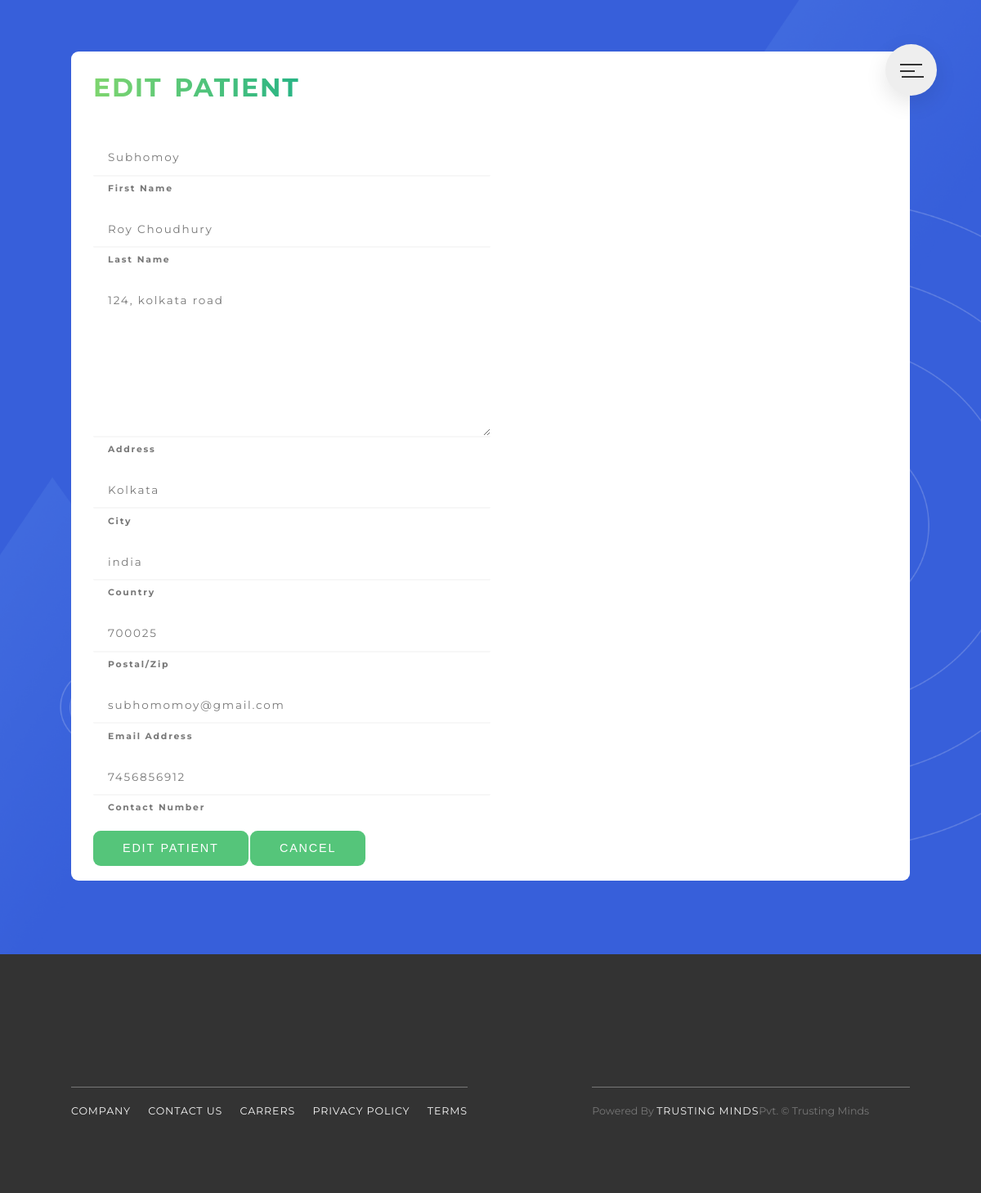
The page /patientupdate/20 (signed in) on the database its author committed.
### patient/models.py (models this page shows, shortened)
class Patient(models.Model):
    first_name = models.CharField(max_length=55, blank=False, null=False)
    last_name = models.CharField(max_length=55, blank=False, null=False)
    email = models.EmailField(max_length=255, blank=False, null=False, unique=True)
    address = models.TextField(max_length=255, blank=True, null=True)
    postal_zip = models.IntegerField(max_length=255, blank=True, null=True)
    city = models.CharField(max_length=255, blank=True, null=True)
    country = models.CharField(max_length=255, blank=True, null=True)
    phone_number = models.IntegerField(max_length=17, blank=True, null=True) # mobile
    alternate_number = models.IntegerField(max_length=17, blank=True, null=True) # alternate

### patient/views.py (the view, shortened to what this page needs)
# urls.py: path('patientupdate/<int:pk>', PatientUpdateView.as_view(), name='patient-update' ),
class PatientUpdateView(LoginRequiredMixin, UpdateView):
    model = Patient
    template_name = 'patient/patient_update_view.html'
    fields = "__all__"

### patient/templates/patient/patient_update_view.html (shortened to what this page needs)
{% extends 'patient/base2.html' %}
{% load static %}
{% load widget_tweaks %}
{% block content %}
<html lang="en">
  <head>
  </head>
  <body>
    <div class="patient_form">
      <div class="row GB">
        <div class="book GB">
          <div class="book__form GB">
            <form method="post" class="form GB">{% csrf_token %}
              <div class="u-margin-bottom-medium GB">
                <h2 class="heading-secondary">Edit Patient</h2>
              </div>
              <div class="form__group GB">
                {% render_field form.first_name class+="form__input" placeholder='First Name' type="text" name="firstname" required="required" %}
                <label for="first" class="form__label">First Name</label>
              </div>
              <div class="form__group GB">
                {% render_field form.last_name  class+="form__input" placeholder='Last Name' type="text" name="lastname" required="required" %}
                <label for="last" class="form__label">Last Name</label>
              </div>
              <div class="form__group">
                {% render_field form.address placeholder="Address" type="text" name="address" required="required" class="form__input" %}
                <label for="address" class="form__label">Address</label>
              </div>
              <div class="form__group">
                {% render_field form.city placeholder="City" type="text" name="city" required="required" class="form__input" %}
                <label for="address" class="form__label">City</label>
              </div>
              <div class="form__group">
                {% render_field form.country placeholder="Country" type="text" name="country" required="required" class="form__input"  %}
                <label for="address" class="form__label">Country</label>
              </div>
              <div class="form__group">
                {% render_field form.postal_zip placeholder="Postal/Zip" type="text" name="zip" required="required" class="form__input" %}
                <label for="address" class="form__label">Postal/Zip</label>
              </div>
              <div class="form__group">
                {% render_field form.email placeholder="Email Address" type="email" name="email1" required="required" class="form__input" %}
                <label for="email" class="form__label">Email Address</label>
              </div>
              <div class="form__group">
                {% render_field form.phone_number placeholder="Contact Number" type="text" name="number" required="required" class="form__input" %}
                <label for="contact number" class="form__label"
                  >Contact Number</label
                >
              </div>
              <div class="form__group">
                <button type = "submit" class="btn btn--green">
                  Edit patient
                </button>
                <button class="btn btn--green" onclick = "window.location.href='{% url 'patient-profile' patient.id %}'">
                  CANCEL
                </button>
              </div>
            </form>
          </div>
        </div>
      </div>
    </div>
  </body>
</html>
{% endblock content %}

### patient/static/patient/css/style.css (style rules this page uses)
*, *::after, *::before { margin: 0; padding: 0; box-sizing: inherit; }
html { font-size: 62.5%; }
@media only screen and (max-width: 75em) { html { font-size: 56.25%; } }
body { box-sizing: border-box; }
body { font-family: "Montserrat", sans-serif; font-weight: 400; line-height: 1.7; color: #777; background-color: #eeebebef; }
.heading-secondary { font-size: 3.5rem; font-weight: 700; text-transform: uppercase; letter-spacing: 0.2rem; word-spacing: 0.5rem; display: inline-block; background-image: linear-gradient(to right, #7ed56f, #28b485); -webkit-background-clip: text; background-clip: text; color: transparent; transition: all 0.5s; }
.u-margin-bottom-medium { margin-bottom: 4rem !important; }
.row { max-width: 114rem; margin: 0 auto; }
.row::after { content: ""; display: table; clear: both; }
.btn, .btn:link, .btn:visited { text-decoration: none; text-transform: uppercase; font-size: 1.6rem; letter-spacing: 0.2rem; word-spacing: 0.1rem; padding: 1.5rem 4rem; border-radius: 1rem; transition: all 0.2s; position: relative; border: none; cursor: pointer; }
.btn--green { background-color: #55c57a; color: #fff; display: inline-block; }
.form { background-color: #fff; padding: 2rem 3rem; border-radius: 1rem; }
.form__group:not(:last-child) { margin-bottom: 2rem; }
.form__input { color: inherit; font-family: inherit; font-size: 1.5rem; padding: 1.5rem 2rem; border-radius: 0.2rem; background-color: rgba(255, 255, 255, 0.5); border: none; border-bottom: 0.3rem solid #f7f7f7; width: 50%; display: block; letter-spacing: 0.2rem; transition: all 0.3s; }
.form__label { font-size: 1.2rem; font-weight: 700; margin-left: 2rem; margin-top: 0.7rem; display: block; letter-spacing: 0.2rem; transition: all 0.3s; }
.patient_form { padding: 7rem 7rem 10rem 7rem; position: relative; background-image: url(../img/3.png); background-size: cover; background-position: top; }

### rows shown on the page
Patient: first_name "Subhomoy", last_name "Roy Choudhury", address "124, kolkata road", city "Kolkata", country "india", postal_zip "700025", email "subhomomoy@gmail.com", phone_number "7456856912"
